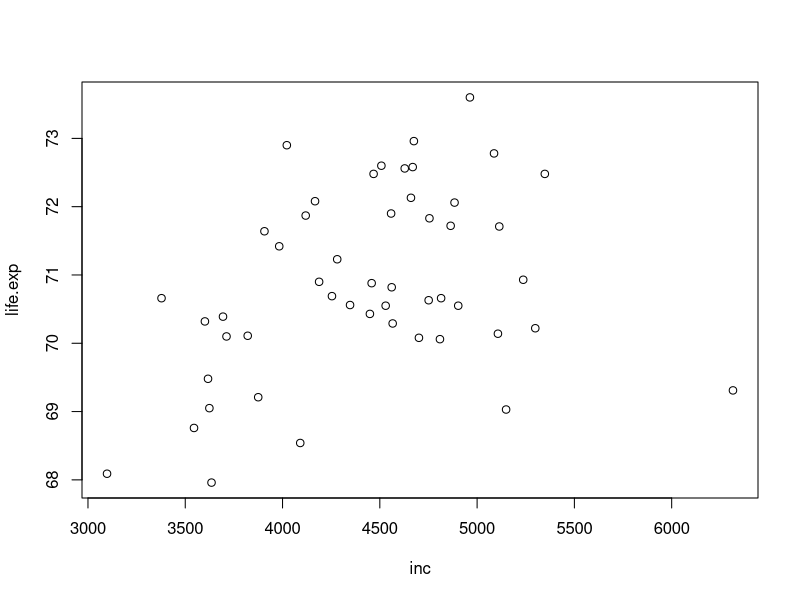
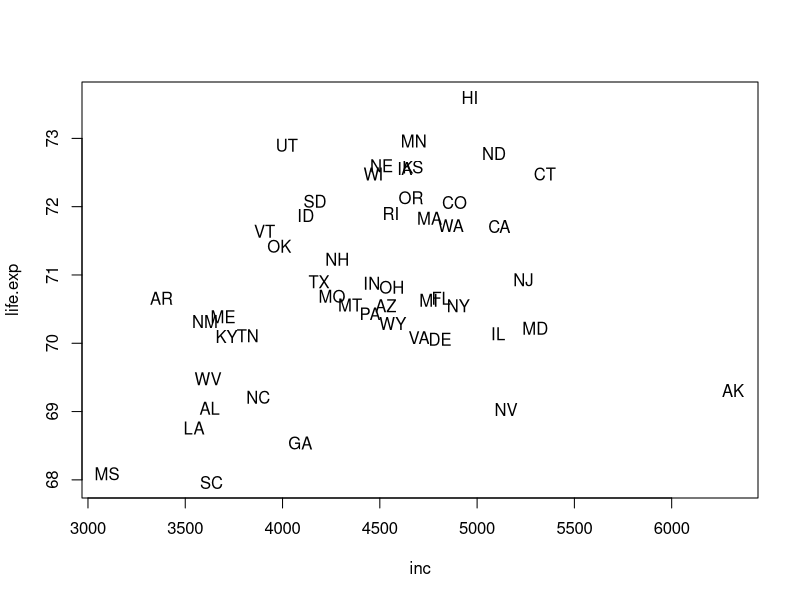
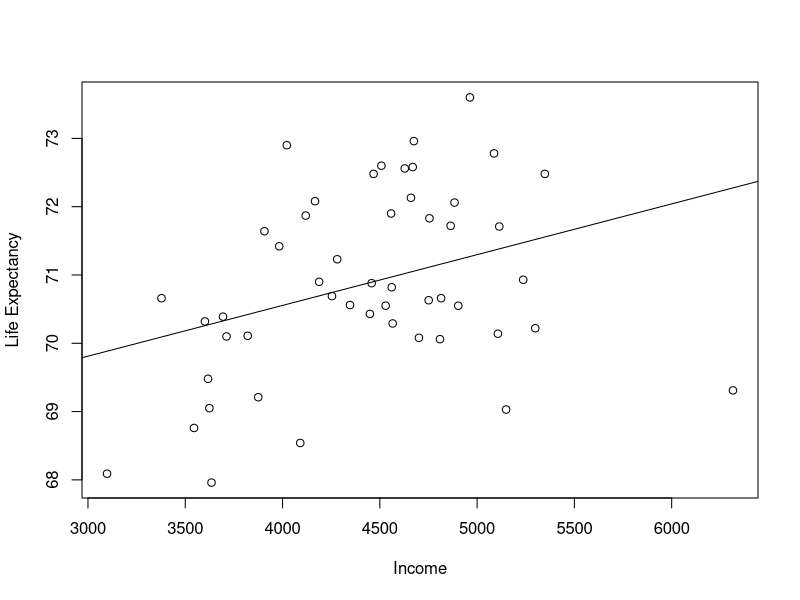
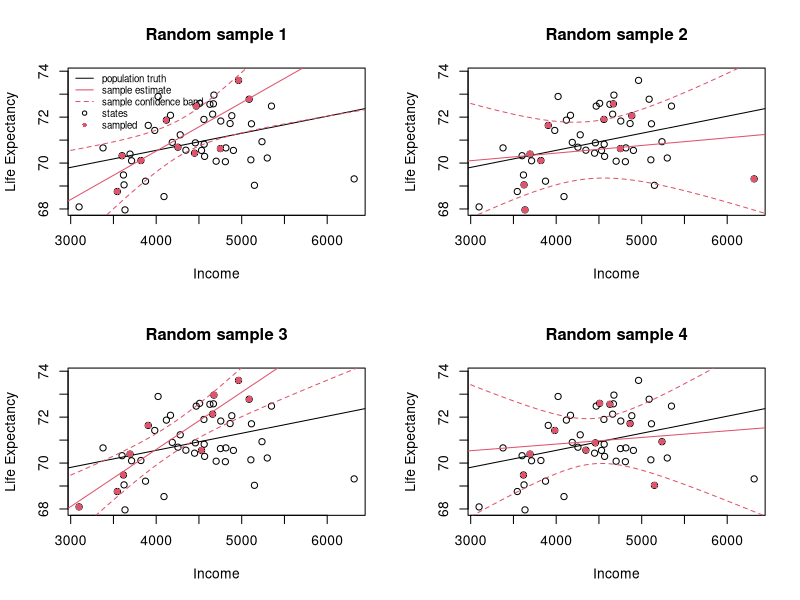

The R script that drew these images, in order:
## ---- chunk 1
statedata = as.data.frame(state.x77)
colnames(statedata) = c('popu', 'inc', 'illit', 'life.exp', 'murder',
                        'hs.grad', 'frost', 'area')

plot(life.exp ~ inc, data = statedata)
cor(statedata[, 'life.exp'], statedata[, 'inc'])

plot(life.exp ~ inc, data = statedata, type = 'n')
text(life.exp ~ inc, data = statedata, state.abb)

model1 = lm(life.exp ~ inc, data = statedata)
model1

plot(life.exp ~ inc, data = statedata, xlab = 'Income',
     ylab = 'Life Expectancy')
abline(model1)

par(mfrow = c(2, 2))
for(i in 1:4) {
  ## Plot the population
  plot(life.exp ~ inc, data = statedata, xlab = 'Income',
       ylab = 'Life Expectancy', main = paste('Random sample', format(i)),
       ylim = c(min(life.exp), max(life.exp) + 0.3))
  
  abline(model1)
  
  if(i == 1) {
    legend(3030, 74.2, pch = c(NA, NA, NA, 1, 16), lty = c(1, 1, 2, NA, NA),
           col = c(1, 2, 2, 1, 2), cex = 0.7, bty = 'n',
           c('population truth', 'sample estimate', 'sample confidence band',
             'states', 'sampled'))
  }
  
  ## Select the sample
  selected.states = sample(1:50, 10)
  points(statedata[selected.states, 'inc'],
         statedata[selected.states, 'life.exp'], pch = 16, col = 2)
  
  ## Fit a regression line using the sample
  model.se1 = lm(life.exp ~ inc, data = statedata[selected.states, ])
  abline(model.se1, col = 2)
  
  # Make a confidence band
  
  ## Calculate the width of the band
  WW = sqrt(2 * qf(0.95, 2, nrow(statedata) - 2))
  
  ## Generate plotting x values
  plot.x = data.frame(inc = seq(3000, 7000, 1))
  
  ## The standard error of the fitted values
  plot.fit = predict(model.se1, plot.x, level = 0.95, interval = 'confidence',
                     se.fit = T)
  lines(plot.x$inc, plot.fit$fit[, 1] + WW * plot.fit$se.fit, col = 2, lty = 2)
  lines(plot.x$inc, plot.fit$fit[, 1] - WW * plot.fit$se.fit, col = 2, lty = 2)
}
